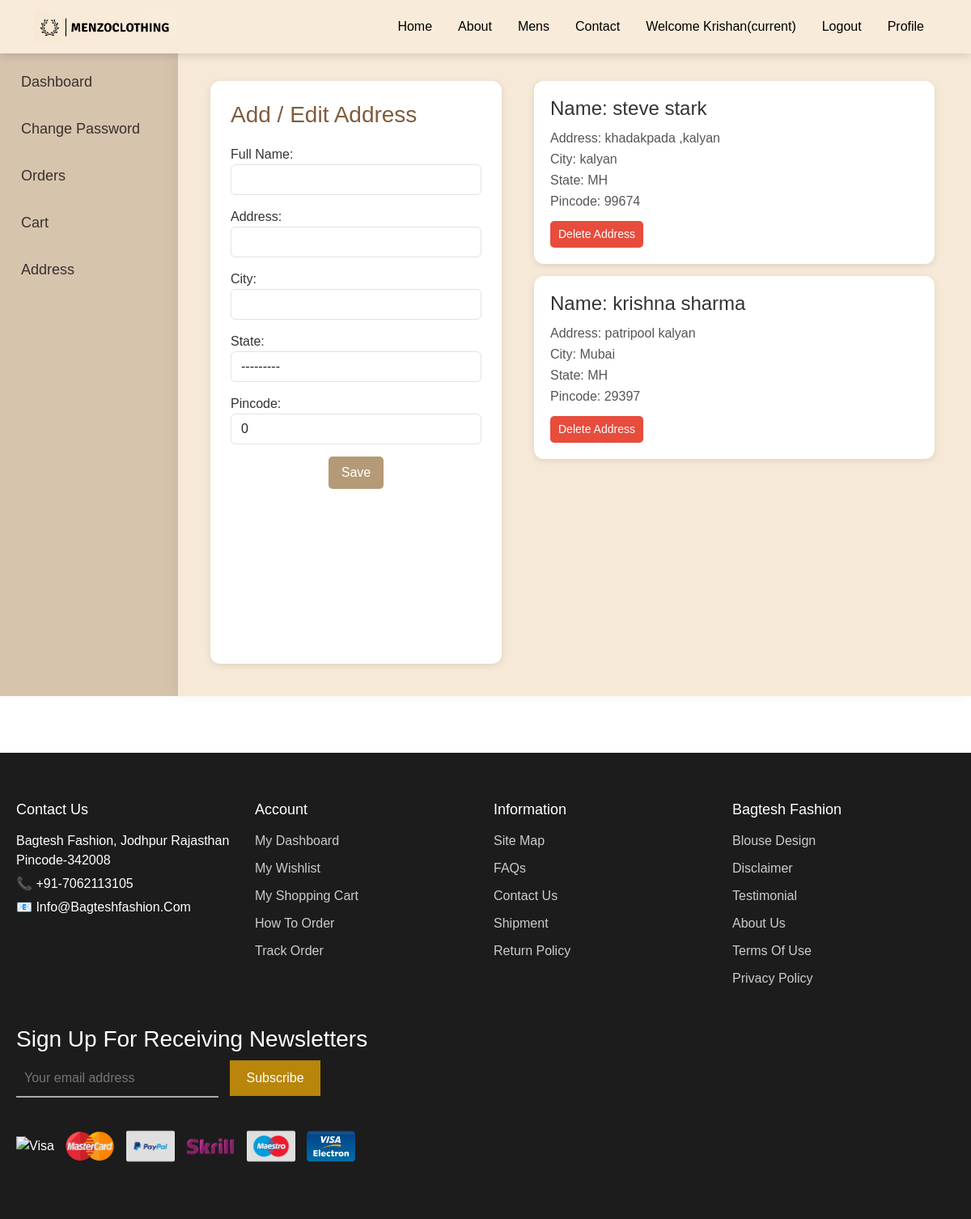
The app's page /address/ (signed in) with its own data.
### core/models.py (models this page shows, shortened)
class CustomerDetail(models.Model):
    STATE_CHOICES = [
        ('AP', 'Andhra Pradesh'),
        ('AR', 'Arunachal Pradesh'),
        ('AS', 'Assam'),
        ('BR', 'Bihar'),
        ('CT', 'Chhattisgarh'),
        ('GA', 'Goa'),
        ('GJ', 'Gujarat'),
        ('HR', 'Haryana'),
        ('HP', 'Himachal Pradesh'),
        ('JH', 'Jharkhand'),
        ('KA', 'Karnataka'),
        ('KL', 'Kerala'),
        ('MP', 'Madhya Pradesh'),
        ('MH', 'Maharashtra'),
        ('MN', 'Manipur'),
        ('ML', 'Meghalaya'),
        ('MZ', 'Mizoram'),
        ('NL', 'Nagaland'),
        ('OR', 'Odisha'),
        ('PB', 'Punjab'),
        ('RJ', 'Rajasthan'),
        ('SK', 'Sikkim'),
        ('TN', 'Tamil Nadu'),
        ('TG', 'Telangana'),
        ('TR', 'Tripura'),
        ('UP', 'Uttar Pradesh'),
        ('UK', 'Uttarakhand'),
        ('WB', 'West Bengal'),
        ('AN', 'Andaman and Nicobar Islands'),
        ('CH', 'Chandigarh'),
        ('DN', 'Dadra and Nagar Haveli and Daman and Diu'),
        ('DL', 'Delhi'),
        ('JK', 'Jammu and Kashmir'),
        ('LA', 'Ladakh'),
        ('LD', 'Lakshadweep'),
        ('PY', 'Puducherry'),
    ]
    user = models.ForeignKey(User, on_delete=models.CASCADE)  # we have created Many-to-one relationship i.e multiple address can be done by one user
    name = models.CharField(max_length=100)
    address = models.CharField(max_length=100)
    city = models.CharField(max_length=100)
    state = models.CharField(max_length=2, choices=STATE_CHOICES)
    pincode = models.IntegerField(
        default=0,
        blank=True,
        null=True,
    )

### core/views.py (the view)
# urls.py: path('address/',views.address,name='address'),
def address(request):
    if request.method == 'POST':
            mf =CustomerForm(request.POST)
            if mf.is_valid():
                user=request.user                # user variable store the current user i.e steveroger
                name= mf.cleaned_data['name']
                address= mf.cleaned_data['address']
                city= mf.cleaned_data['city']
                state= mf.cleaned_data['state']
                pincode= mf.cleaned_data['pincode']
                CustomerDetail(user=user,name=name,address=address,city=city,state=state,pincode=pincode).save()
                return redirect('address')
    else:
        mf =CustomerForm()
        address = CustomerDetail.objects.filter(user=request.user)
    return render(request,'core/address.html',{'mf':mf,'address':address})

### core/forms.py
class CustomerForm(forms.ModelForm):
    class Meta:
        model = CustomerDetail
        fields=['name','address','city','state','pincode']
        labels ={'name':'Full Name'}
        widgets= {'name':forms.TextInput(attrs={'class':'form-control'}),
                  'address':forms.TextInput(attrs={'class':'form-control'}),
                  'city':forms.TextInput(attrs={'class':'form-control'}),
                  'state':forms.Select(attrs={'class':'form-control'}),
                  'pincode':forms.NumberInput(attrs={'class':'form-control'}),
                  }

### core/templates/core/address.html (shortened to what this page needs)
{% extends "core/base.html" %}
{% block content %}
<div class="profile">
    <div class="sidebar">
        <nav>
            <ul class="nav flex-column">
                <li class="nav-item">
                    <a class="nav-link active" href="{% url 'profile' %}">Dashboard</a>
                </li>
                <li class="nav-item">
                    <a class="nav-link active" href="{% url 'changepassword' %}">Change Password</a>
                </li>
                <li class="nav-item">
                    <a class="nav-link" href="#">Orders</a>
                </li>
                <li class="nav-item">
                    <a class="nav-link" href="{% url 'viewcart' %}">Cart</a>
                </li>
                <li class="nav-item">
                    <a class="nav-link" href="{% url 'address' %}">Address</a>
                </li>
            </ul>
        </nav>
    </div>
    <div class="address-content">
        <div class="profile-form">
            <h3>Add / Edit Address</h3>
            <form action="" method="POST" novalidate>
                {% for f in mf %}
                    <div class="form-group">
                        {{ f.label_tag }} {{ f }} {{ f.errors }}
                    </div>
                {% endfor %}
                <div class="text-center">
                    <input type="submit" value="Save" class="register-button">
                </div>
            </form>
        </div>
        <div class="address-cards">
            {% for add in address %}
            <div class="address-card">
                <h4>Name: {{ add.name }}</h4>
                <p>Address: {{ add.address }}</p>
                <p>City: {{ add.city }}</p>
                <p>State: {{ add.state }}</p>
                <p>Pincode: {{ add.pincode }}</p>
                <a href="{% url 'deleteaddress' add.id %}">
                    <button class="delete-btn">Delete Address</button>
                </a>
            </div>
            {% empty %}
            <p>No address found.</p>
            {% endfor %}
        </div>
    </div>
</div>
{% endblock content %}

### core/templates/core/navbar.html (shortened to what this page needs)
{% load static %}
<section id="header">
    <nav class="navbar navbar-expand-lg bg-custom fixed-top">
        <div class="container">
            <a class="navbar-brand" href="{% url "home" %}">
                <img src="{% static "core/images/menzoclothing2.png" %}" class="img-fluid" style="height: 40px;">
            </a>
            <div class="collapse navbar-collapse" id="navbarNavAltMarkup">
                <div class="navbar-nav ms-auto">
                    <a class="nav-link" href="{% url "home" %}">Home</a>
                    <a class="nav-link" href="{% url "about" %}">About</a>
                    <a class="nav-link" href="{% url "products" %}">Mens</a>
                    <a class="nav-link" href="{% url "contact" %}">Contact</a>
                    {% if request.user.is_authenticated %}
                    <a class="nav-link" href="{% url "profile" %}">Welcome {{request.user.first_name}}<span class="sr-only">(current)</span></a>
                    <a class="nav-link" href="{% url "logout" %}">Logout</a>
                    {% else %}
                    <a class="nav-link" href="{% url "registration" %}">Registration</a>
                    <a class="nav-link" href="{% url "login" %}">Login</a>
                    {% endif %}
                    <a class="nav-link active" aria-current="page" href="{% url "profile" %}">Profile</a>
                </div>
            </div>
        </div>
    </nav>
</section>

### core/static/core/css/main.css (style rules this page uses)
body { margin-top: 100px; font-family: Arial, sans-serif; margin: 0; padding: 0; background-color: #fff; color: #333; }
.bg-custom { background-color: #F8EBD9 !important; }
#header .fixed-top { box-shadow: 0 0.125rem 0.675rem rgb(0 0 0 / 15%); }
#header .navbar-nav .nav-link { color: black; padding: 0.5rem 1rem; text-align: center; transition: 0.3s; }

### core/templates/core/address.html (style rules this page uses)
.profile { margin-top:60px; display: flex; min-height: 100vh; }
.sidebar { background-color: #d6c4ad; width: 220px; padding: 20px 10px; flex-shrink: 0; display: flex; flex-direction: column; }
.sidebar .nav-link { color: #3b2f2f; font-size: 18px; margin-bottom: 15px; }
.address-content { flex-grow: 1; background-color: #f6e9d7; padding: 40px; box-shadow: -5px 0 15px rgba(0,0,0,0.05); display: flex; gap: 40px; flex-wrap: wrap; }
.profile-form { background: #fff; border-radius: 12px; padding: 25px; width: 40%; box-shadow: 0 2px 10px rgba(0,0,0,0.1); }
.profile-form h3 { color: #805c3c; margin-bottom: 20px; }
.profile-form .form-group { margin-bottom: 15px; }
.register-button { background-color: #b49a77; border: none; padding: 8px 16px; border-radius: 5px; color: white; cursor: pointer; }
.address-cards { width: 55%; }
.address-card { background: #fff; border-radius: 12px; padding: 20px; margin-bottom: 15px; box-shadow: 0 2px 8px rgba(0,0,0,0.1); }
.address-card h4 { margin-bottom: 10px; color: #333; }
.address-card p { margin: 2px 0; color: #555; }
.address-card .delete-btn { background: #e74c3c; color: white; border: none; padding: 6px 10px; border-radius: 5px; font-size: 14px; cursor: pointer; margin-top: 10px; }

### records on screen
CustomerDetail: name "steve stark", address "khadakpada ,kalyan", city "kalyan", state "MH", pincode "99674"
CustomerDetail: name "krishna sharma", address "patripool kalyan", city "Mubai", state "MH", pincode "29397"

### other values on screen
{{ request.user.first_name }} "Krishan"
{{ f.label_tag }} "Full Name:" "Address:" "City:" "State:" "Pincode:"
